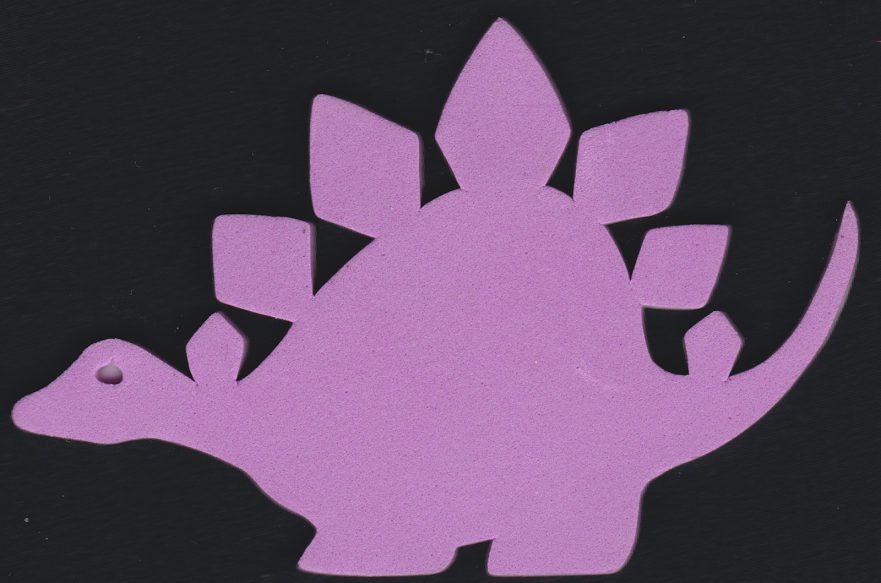
#> input picture testimages/dino2.png, 881 x 583 px, found by its file name
$ python akazeKeyPointMatching.py
#> lines starting #> are read from the running program, lines starting #| are printed output that depends on the picture; after the words box and inside, x2 and y2 are one past the last pixel; in counts of white or black regions, pixels touching at a corner belong together
# import the necessary packages
from __future__ import print_function
import cv2

# load the image and convert it to grayscale
image = cv2.imread("../testImages/dino2.png")
#> image is the input picture: shape (583, 881, 3); mean B, G, R 101.8, 74.4, 97.7
gray = cv2.cvtColor(image, cv2.COLOR_BGR2GRAY)
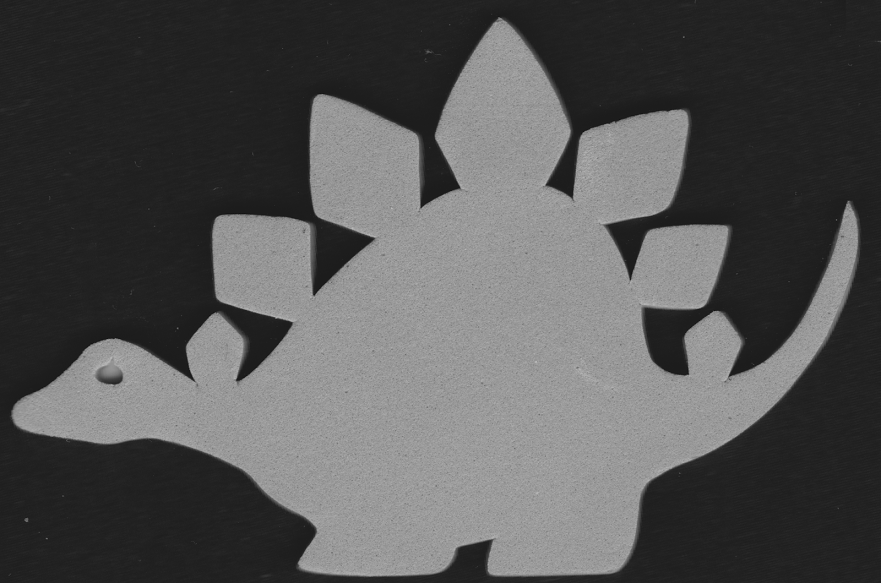
#> gray: shape (583, 881); min 15, max 187, mean 84.5
cv2.imshow("Original", image)

# initialize the AKAZE descriptor, then detect keypoints and extract
# local invariant descriptors from the image
detector = cv2.AKAZE_create()
(kps, descs) = detector.detectAndCompute(gray, None)
#> kps = 239 keypoints; strongest (x, y, size): (262, 334, 32.3), (337, 246, 32.3), (560, 181, 16.1), (626, 235, 22.8)
print("keypoints: {}, descriptors: {}".format(len(kps), descs.shape))
#| keypoints: 239, descriptors: (239, 61)

# draw the keypoints and show the output image
cv2.drawKeypoints(image, kps, image, (0, 255, 0))
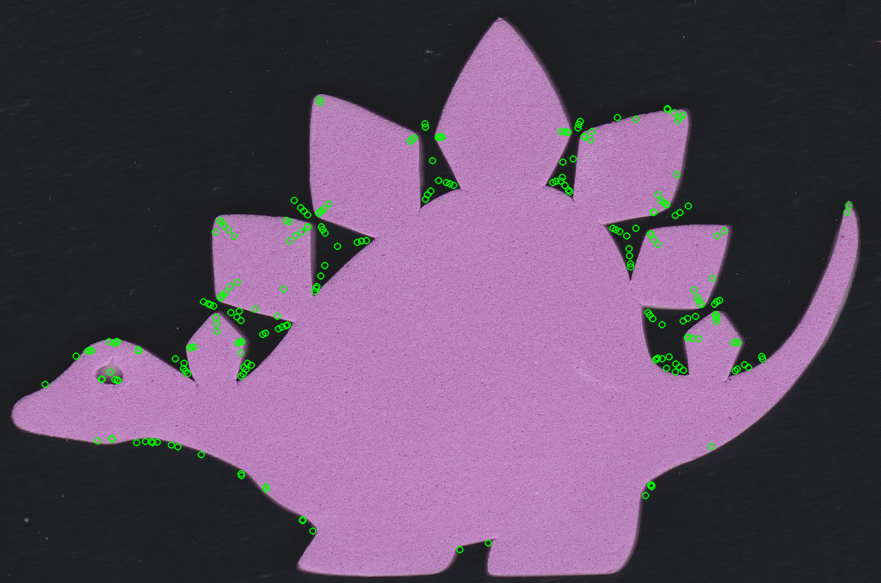
#> image: shape (583, 881, 3); 1.84% of pixels changed, all inside (x1, y1, x2, y2) = (41, 95, 853, 554)
cv2.imshow("Output", image)
cv2.waitKey(0)

$ run again, with testimages/dino1.png copied over testimages/dino2.png
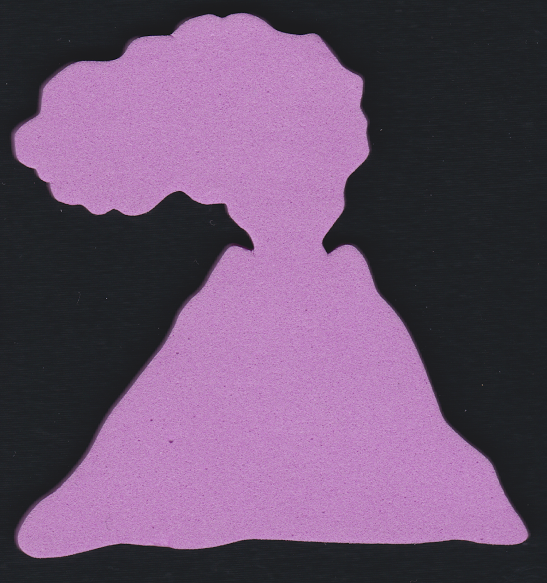
#> input picture testimages/dino1.png, 547 x 583 px, found by its file name
#> image is the input picture: shape (583, 547, 3); mean B, G, R 110.6, 81.2, 107
#> `gray = cv2.cvtColor(image, cv2.COLOR_BGR2GRAY)`:
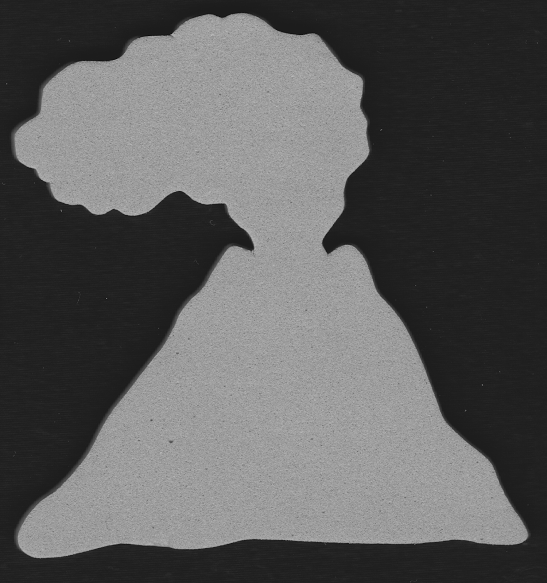
#> gray: shape (583, 547); min 9, max 188, mean 92.3
#> kps = 114 keypoints; strongest (x, y, size): (329, 243, 11.4), (328, 247, 8.1), (248, 244, 8.1), (348, 254, 16.1)
#| keypoints: 114, descriptors: (114, 61)
#> `cv2.drawKeypoints(image, kps, image, (0, 255, 0))`:
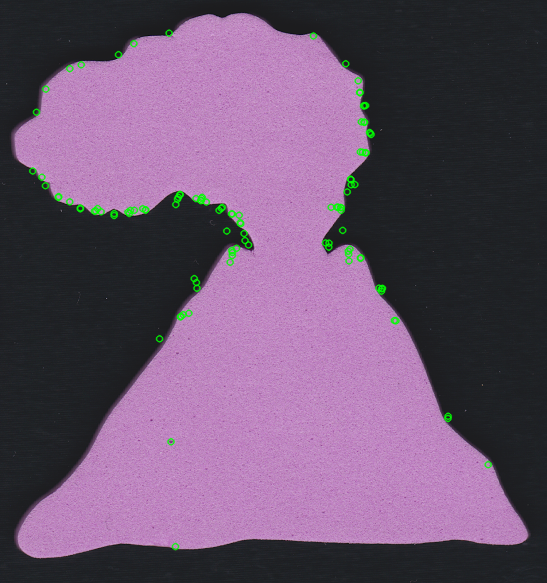
#> image: shape (583, 547, 3); 1.29% of pixels changed, all inside (x1, y1, x2, y2) = (28, 29, 493, 551)

$ run again, with testimages/dino3.png copied over testimages/dino2.png
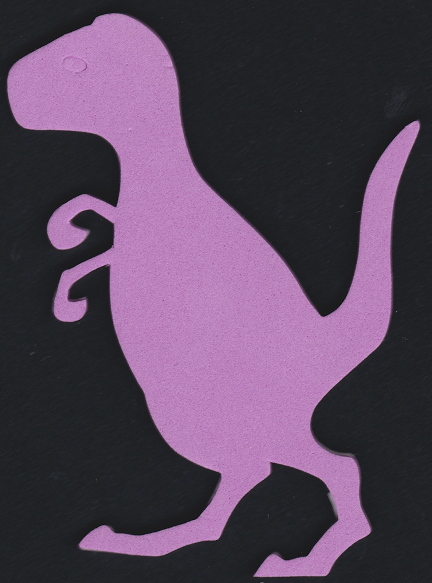
#> input picture testimages/dino3.png, 432 x 583 px, found by its file name
#> image is the input picture: shape (583, 432, 3); mean B, G, R 91.8, 68.7, 87.6
#> `gray = cv2.cvtColor(image, cv2.COLOR_BGR2GRAY)`:
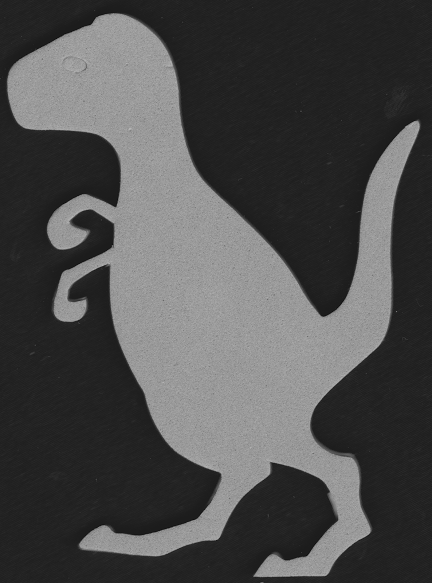
#> gray: shape (583, 432); min 11, max 183, mean 77
#> kps = 101 keypoints; strongest (x, y, size): (76, 221, 8.1), (73, 296, 8.1), (111, 196, 11.4), (325, 308, 11.4)
#| keypoints: 101, descriptors: (101, 61)
#> `cv2.drawKeypoints(image, kps, image, (0, 255, 0))`:
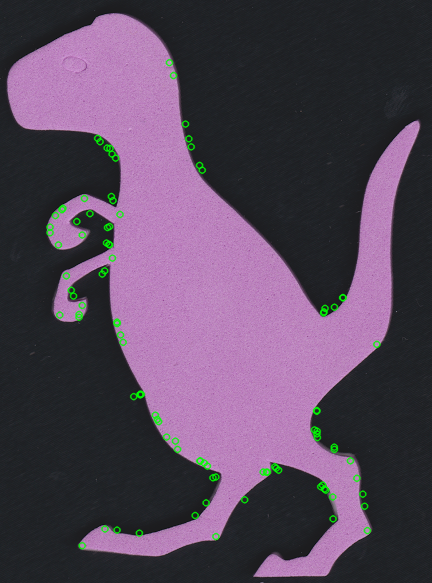
#> image: shape (583, 432, 3); 1.72% of pixels changed, all inside (x1, y1, x2, y2) = (45, 58, 382, 550)

$ run again, with testimages/dino4.png copied over testimages/dino2.png
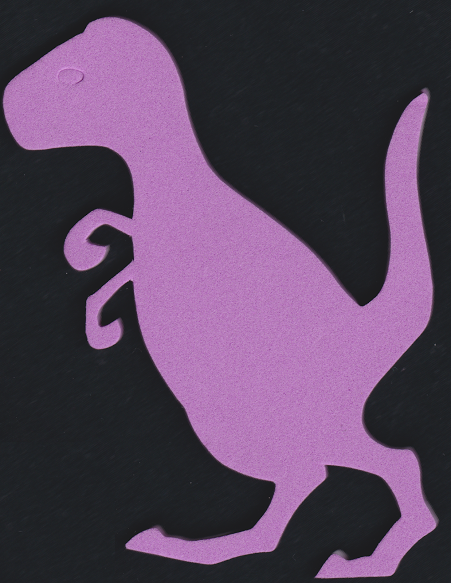
#> input picture testimages/dino4.png, 451 x 583 px, found by its file name
#> image is the input picture: shape (583, 451, 3); mean B, G, R 94, 68, 88.9
#> `gray = cv2.cvtColor(image, cv2.COLOR_BGR2GRAY)`:
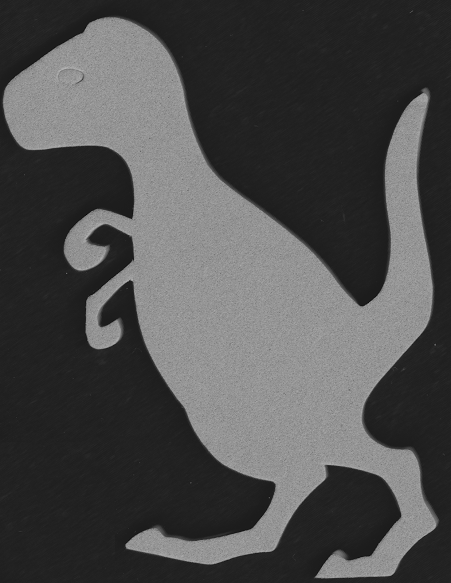
#> gray: shape (583, 451); min 6, max 180, mean 77.2
#> kps = 114 keypoints; strongest (x, y, size): (97, 236, 11.4), (115, 331, 11.4), (123, 204, 16.1), (128, 286, 8.1)
#| keypoints: 114, descriptors: (114, 61)
#> `cv2.drawKeypoints(image, kps, image, (0, 255, 0))`:
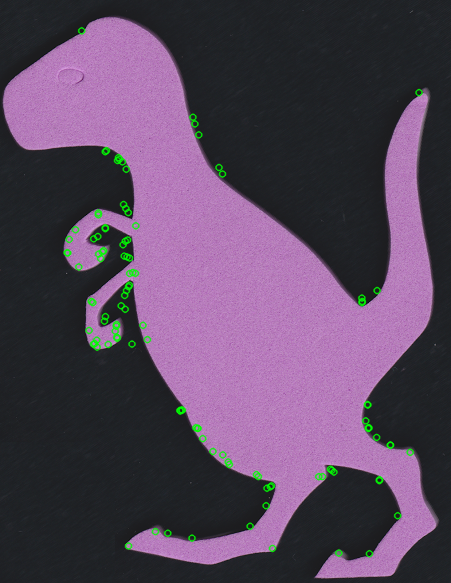
#> image: shape (583, 451, 3); 1.72% of pixels changed, all inside (x1, y1, x2, y2) = (62, 26, 424, 558)
